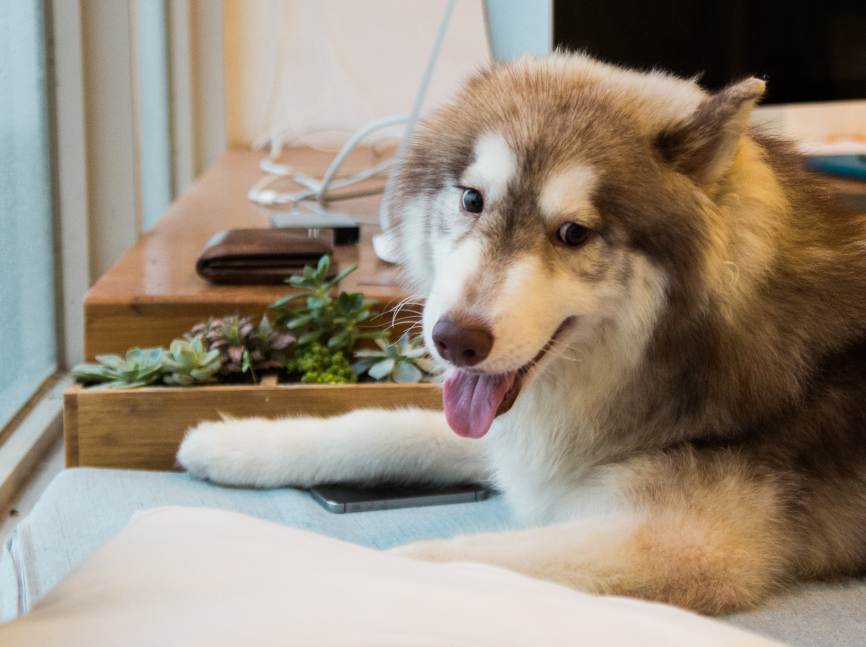
#> input picture imageTest.jpg, 3462 x 2586 px (shown at 1/4 size)
$ python test.py   (Python 2 division)
#> lines starting #> are read from the running program, lines starting #| are printed output that depends on the picture
import PIL
from PIL import Image
import time

import pycuda.driver as cuda
import pycuda.autoinit
from pycuda.compiler import SourceModule
import numpy

def blackWhite(inPath , outPath , mode = "luminosity",log = 0):

#> called with inPath = 'imageTest.jpg', outPath = 'imageConverted.jpg', mode = 'luminosity', log = 1
    if log == 1 :
        print ("----------> SERIAL CONVERSION")
    totalT0 = time.time()

    im = Image.open(inPath)
#> im is the input picture: PIL image 3462x2586 RGB; mean R, G, B 151.1, 138.6, 123.2
    px = numpy.array(im)

    getDataT1 = time.time()

    print ("-----> Opening path :" , inPath)

    processT0 =  time.time()
    for x in range(im.size[1]):
        for y in range(im.size[0]):

            r = px[x][y][0]
            g = px[x][y][1]
            b = px[x][y][2]
            if mode == "luminosity" :
                val =  int(0.21 *float(r)  + 0.71*float(g)  + 0.07 * float(b))

            else :
                val = int((r +g + b) /3)

            px[x][y][0] = val
            px[x][y][1] = val
            px[x][y][2] = val
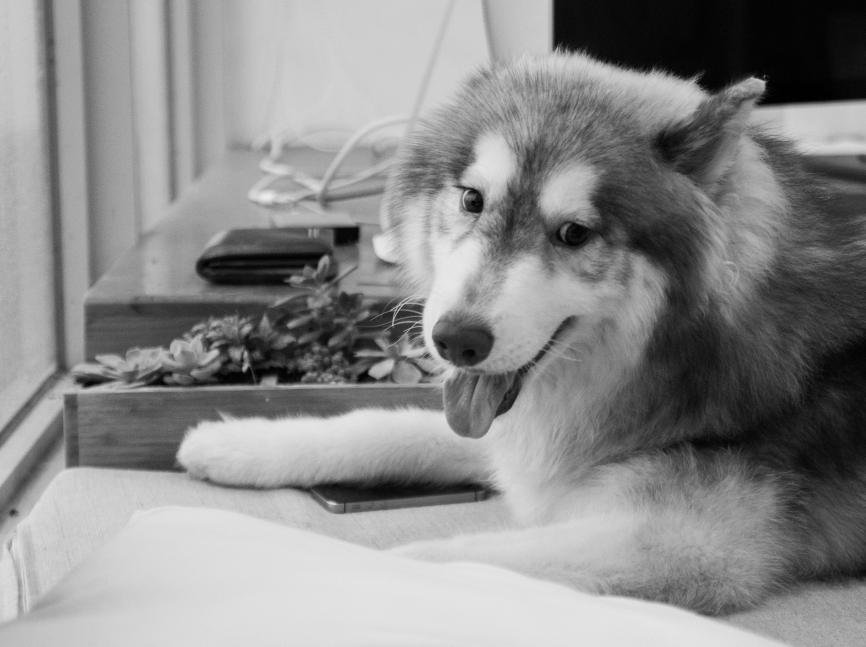
#> px: shape (2586, 3462, 3) (shown at 1/4 size); min 0, max 239, mean 138.2

    processT1= time.time()
    #px = numpy.array(im.getdata())
    im = Image.fromarray(px)
    im.save(outPath)

    print ("-----> Saving path :" , outPath)
    totalT1 = time.time()

    if log == 1 :
        print ("Image size : ",im.size)
#| Image size :  (3462, 2586)
        print ("get and convert Image data  : " ,getDataT1-totalT0 )
        print ("Processing data : " , processT1 - processT0 )
        print ("Save image time : " , totalT1-processT1)
        print ("total  Execution time : " ,totalT1-totalT0 )
        print ("\n")

def CudablackWhite(inPath , outPath , mode = "luminosity" , log = 0):

#> called with inPath = 'imageTest.jpg', outPath = 'imageCuda.jpg', mode = 'luminosity', log = 1
    if log == 1 :
        print ("----------> CUDA CONVERSION")

    totalT0 = time.time()

    im = Image.open(inPath)
    px = numpy.array(im)
    px = px.astype(numpy.float32)

    getAndConvertT1 = time.time()

    allocT0 = time.time()
    d_px = cuda.mem_alloc(px.nbytes)
    cuda.memcpy_htod(d_px, px)

    allocT1 = time.time()

    #Kernel declaration
    kernelT0 = time.time()

    #Kernel grid and block size
    BLOCK_SIZE = 1024
    block = (1024,1,1)
    checkSize = numpy.int32(im.size[0]*im.size[1])
    grid = (int(im.size[0]*im.size[1]/BLOCK_SIZE)+1,1,1)

    #Kernel text
    kernel = """

    __global__ void bw( float *inIm, int check ){

        int idx = (threadIdx.x ) + blockDim.x * blockIdx.x ;

        if(idx *3 < check*3)
        {
        int val = 0.21 *inIm[idx*3] + 0.71*inIm[idx*3+1] + 0.07 * inIm[idx*3+2];

        inIm[idx*3]= val;
        inIm[idx*3+1]= val;
        inIm[idx*3+2]= val;
        }
    }
    """

    #Compile and get kernel function
    mod = SourceModule(kernel)
    func = mod.get_function("bw")
    func(d_px,checkSize, block=block,grid = grid)

    kernelT1 = time.time()

    #Get back data from gpu
    backDataT0 = time.time()

    bwPx = numpy.empty_like(px)
    cuda.memcpy_dtoh(bwPx, d_px)
    bwPx = (numpy.uint8(bwPx))

    backDataT1 = time.time()

    #Save image
    storeImageT0 = time.time()
    pil_im = Image.fromarray(bwPx,mode ="RGB")

    pil_im.save(outPath)
    print ("-----> Saving path :" , outPath)

    totalT1 = time.time()

    getAndConvertTime = getAndConvertT1 - totalT0
    allocTime = allocT1 - allocT0
    kernelTime = kernelT1 - kernelT0
    backDataTime = backDataT1 - backDataT0
    storeImageTime =totalT1 - storeImageT0
    totalTime = totalT1-totalT0

    if log == 1 :
        print ("Image size : ",im.size)
        print ("get and convert Image data to gpu ready : " ,getAndConvertTime )
        print ("allocate mem to gpu: " , allocTime )
        print ("Kernel execution time : " , kernelTime)
        print ("Get data from gpu and convert : " , backDataTime)
        print ("Save image time : " , storeImageTime)
        print ("total  Execution time : " ,totalTime )
        print ("\n")

print "Hello World"

def main():
    blackWhite('imageTest.jpg', 'imageConverted.jpg', mode = "luminosity", log = 1)
    CudablackWhite('imageTest.jpg', 'imageCuda.jpg', mode = "luminosity", log = 1)
#> (the call stopped at in CudablackWhite, `d_px = cuda.mem_alloc(px.nbytes)`: pycuda is not available in this run)

if __name__=="__main__":
    main()
